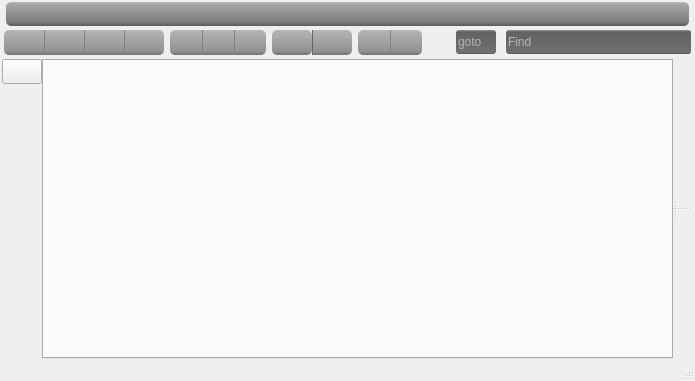
<?xml version="1.0" encoding="UTF-8"?>
<ui version="4.0">
 <class>MainWindow</class>
 <widget class="QMainWindow" name="MainWindow">
  <property name="geometry">
   <rect>
    <x>0</x>
    <y>0</y>
    <width>695</width>
    <height>381</height>
   </rect>
  </property>
  <property name="windowTitle">
   <string>Armadillo</string>
  </property>
  <property name="windowIcon">
   <iconset>
    <normaloff>img/armadillo.png</normaloff>img/armadillo.png</iconset>
  </property>
  <property name="dockOptions">
   <set>QMainWindow::AllowNestedDocks|QMainWindow::AllowTabbedDocks|QMainWindow::AnimatedDocks</set>
  </property>
  <widget class="QWidget" name="centralwidget">
   <layout class="QGridLayout" name="gridLayout_8">
    <property name="leftMargin">
     <number>2</number>
    </property>
    <property name="topMargin">
     <number>0</number>
    </property>
    <property name="rightMargin">
     <number>2</number>
    </property>
    <property name="bottomMargin">
     <number>0</number>
    </property>
    <property name="spacing">
     <number>0</number>
    </property>
    <item row="1" column="0">
     <widget class="QFrame" name="fr_toolbar">
      <property name="styleSheet">
       <string notr="true">QPushButton,QToolButton {
	background-color: qlineargradient(spread:pad, x1:1, y1:1, x2:1, y2:0, stop:0 rgba(115, 115, 115, 255), stop:0.154545 rgba(146, 146, 146, 255), stop:0.831818 rgba(174, 174, 174, 255), stop:1 rgba(182, 182, 182, 255));
	border:0px;
	padding:3px;
	padding-left:6px;
	padding-right:6px;
}
QPushButton:hover,QToolButton:hover {
	background-color: qlineargradient(spread:pad, x1:1, y1:1, x2:1, y2:0, stop:0 rgba(91, 91, 91, 255), stop:0.154545 rgba(129, 129, 129, 255), stop:0.831818 rgba(154, 154, 154, 255), stop:1 rgba(175, 175, 175, 255));
}</string>
      </property>
      <property name="frameShape">
       <enum>QFrame::NoFrame</enum>
      </property>
      <property name="frameShadow">
       <enum>QFrame::Plain</enum>
      </property>
      <layout class="QGridLayout" name="gridLayout_2" rowstretch="0">
       <property name="leftMargin">
        <number>2</number>
       </property>
       <property name="topMargin">
        <number>2</number>
       </property>
       <property name="rightMargin">
        <number>2</number>
       </property>
       <property name="bottomMargin">
        <number>4</number>
       </property>
       <property name="spacing">
        <number>0</number>
       </property>
       <item row="0" column="3">
        <widget class="QToolButton" name="b_save">
         <property name="minimumSize">
          <size>
           <width>40</width>
           <height>0</height>
          </size>
         </property>
         <property name="maximumSize">
          <size>
           <width>40</width>
           <height>16777215</height>
          </size>
         </property>
         <property name="toolTip">
          <string>Save</string>
         </property>
         <property name="styleSheet">
          <string notr="true">QToolButton {
	border-left:1px solid rgb(130,130,130);
	border-top-right-radius:5px;
	border-bottom-right-radius:5px;
}</string>
         </property>
         <property name="text">
          <string/>
         </property>
         <property name="icon">
          <iconset>
           <normaloff>img/save.png</normaloff>img/save.png</iconset>
         </property>
        </widget>
       </item>
       <item row="0" column="12">
        <spacer name="horizontalSpacer_10">
         <property name="orientation">
          <enum>Qt::Horizontal</enum>
         </property>
         <property name="sizeType">
          <enum>QSizePolicy::Fixed</enum>
         </property>
         <property name="sizeHint" stdset="0">
          <size>
           <width>6</width>
           <height>20</height>
          </size>
         </property>
        </spacer>
       </item>
       <item row="0" column="13">
        <widget class="QToolButton" name="b_help">
         <property name="minimumSize">
          <size>
           <width>32</width>
           <height>0</height>
          </size>
         </property>
         <property name="maximumSize">
          <size>
           <width>32</width>
           <height>16777215</height>
          </size>
         </property>
         <property name="toolTip">
          <string>Armadillo start page and help links</string>
         </property>
         <property name="styleSheet">
          <string notr="true">QToolButton {
	border-top-left-radius:5px;
	border-bottom-left-radius:5px;
}</string>
         </property>
         <property name="text">
          <string/>
         </property>
         <property name="icon">
          <iconset>
           <normaloff>img/home.png</normaloff>img/home.png</iconset>
         </property>
        </widget>
       </item>
       <item row="0" column="5">
        <widget class="QToolButton" name="b_indent">
         <property name="minimumSize">
          <size>
           <width>32</width>
           <height>0</height>
          </size>
         </property>
         <property name="maximumSize">
          <size>
           <width>32</width>
           <height>16777215</height>
          </size>
         </property>
         <property name="toolTip">
          <string>Indent</string>
         </property>
         <property name="styleSheet">
          <string notr="true">QToolButton {
	border-top-left-radius:5px;
	border-bottom-left-radius:5px;
}</string>
         </property>
         <property name="text">
          <string/>
         </property>
         <property name="icon">
          <iconset>
           <normaloff>img/indent.png</normaloff>img/indent.png</iconset>
         </property>
        </widget>
       </item>
       <item row="0" column="7">
        <widget class="QToolButton" name="b_comment">
         <property name="minimumSize">
          <size>
           <width>32</width>
           <height>0</height>
          </size>
         </property>
         <property name="maximumSize">
          <size>
           <width>32</width>
           <height>16777215</height>
          </size>
         </property>
         <property name="toolTip">
          <string>Comment/Uncomment</string>
         </property>
         <property name="styleSheet">
          <string notr="true">QToolButton {
	border-left:1px solid rgb(130,130,130);
	border-top-right-radius:5px;
	border-bottom-right-radius:5px;
}</string>
         </property>
         <property name="text">
          <string/>
         </property>
         <property name="icon">
          <iconset>
           <normaloff>img/comment.png</normaloff>img/comment.png</iconset>
         </property>
        </widget>
       </item>
       <item row="0" column="1">
        <widget class="QPushButton" name="b_workspace">
         <property name="minimumSize">
          <size>
           <width>40</width>
           <height>25</height>
          </size>
         </property>
         <property name="maximumSize">
          <size>
           <width>40</width>
           <height>16777215</height>
          </size>
         </property>
         <property name="toolTip">
          <string>Workspaces</string>
         </property>
         <property name="styleSheet">
          <string notr="true">QPushButton {
	border-left:1px solid rgb(130,130,130);
}
QPushButton::menu-indicator {
     image: url(none.png);
}</string>
         </property>
         <property name="text">
          <string/>
         </property>
         <property name="icon">
          <iconset>
           <normaloff>img/workspace.png</normaloff>img/workspace.png</iconset>
         </property>
        </widget>
       </item>
       <item row="0" column="0">
        <widget class="QPushButton" name="b_new">
         <property name="minimumSize">
          <size>
           <width>40</width>
           <height>25</height>
          </size>
         </property>
         <property name="maximumSize">
          <size>
           <width>40</width>
           <height>16777215</height>
          </size>
         </property>
         <property name="toolTip">
          <string>New</string>
         </property>
         <property name="styleSheet">
          <string notr="true">QPushButton {
	border-top-left-radius:5px;
	border-bottom-left-radius:5px;
}
QPushButton::menu-indicator {
     image: url(none.png);
}</string>
         </property>
         <property name="text">
          <string/>
         </property>
         <property name="icon">
          <iconset>
           <normaloff>img/new.png</normaloff>img/new.png</iconset>
         </property>
        </widget>
       </item>
       <item row="0" column="6">
        <widget class="QToolButton" name="b_unindent">
         <property name="minimumSize">
          <size>
           <width>32</width>
           <height>0</height>
          </size>
         </property>
         <property name="maximumSize">
          <size>
           <width>32</width>
           <height>16777215</height>
          </size>
         </property>
         <property name="toolTip">
          <string>Unindent</string>
         </property>
         <property name="styleSheet">
          <string notr="true">QToolButton {
	border-left:1px solid rgb(130,130,130);
}</string>
         </property>
         <property name="text">
          <string/>
         </property>
         <property name="icon">
          <iconset>
           <normaloff>img/indent_remove.png</normaloff>img/indent_remove.png</iconset>
         </property>
        </widget>
       </item>
       <item row="0" column="11">
        <widget class="QToolButton" name="b_compile">
         <property name="minimumSize">
          <size>
           <width>40</width>
           <height>0</height>
          </size>
         </property>
         <property name="maximumSize">
          <size>
           <width>40</width>
           <height>16777215</height>
          </size>
         </property>
         <property name="toolTip">
          <string>Compile</string>
         </property>
         <property name="styleSheet">
          <string notr="true">QToolButton {
	border-left:1px solid rgb(100,100,100);
	border-top-right-radius:5px;
	border-bottom-right-radius:5px;
}</string>
         </property>
         <property name="text">
          <string/>
         </property>
         <property name="icon">
          <iconset>
           <normaloff>img/cog.png</normaloff>img/cog.png</iconset>
         </property>
         <property name="toolButtonStyle">
          <enum>Qt::ToolButtonIconOnly</enum>
         </property>
         <property name="arrowType">
          <enum>Qt::NoArrow</enum>
         </property>
        </widget>
       </item>
       <item row="0" column="2">
        <widget class="QToolButton" name="b_open">
         <property name="minimumSize">
          <size>
           <width>40</width>
           <height>0</height>
          </size>
         </property>
         <property name="maximumSize">
          <size>
           <width>40</width>
           <height>16777215</height>
          </size>
         </property>
         <property name="toolTip">
          <string>Open</string>
         </property>
         <property name="styleSheet">
          <string notr="true">QToolButton {
	border-left:1px solid rgb(130,130,130);
}</string>
         </property>
         <property name="text">
          <string/>
         </property>
         <property name="icon">
          <iconset>
           <normaloff>img/file_open.png</normaloff>img/file_open.png</iconset>
         </property>
        </widget>
       </item>
       <item row="0" column="14">
        <widget class="QToolButton" name="b_settings">
         <property name="minimumSize">
          <size>
           <width>32</width>
           <height>0</height>
          </size>
         </property>
         <property name="maximumSize">
          <size>
           <width>32</width>
           <height>16777215</height>
          </size>
         </property>
         <property name="toolTip">
          <string>Edit Settings</string>
         </property>
         <property name="styleSheet">
          <string notr="true">QToolButton {
	border-left:1px solid rgb(130,130,130);
	border-top-right-radius:5px;
	border-bottom-right-radius:5px;
}</string>
         </property>
         <property name="text">
          <string/>
         </property>
         <property name="icon">
          <iconset>
           <normaloff>img/wrench.png</normaloff>img/wrench.png</iconset>
         </property>
        </widget>
       </item>
       <item row="0" column="16">
        <widget class="QFrame" name="frame">
         <property name="frameShape">
          <enum>QFrame::NoFrame</enum>
         </property>
         <property name="frameShadow">
          <enum>QFrame::Raised</enum>
         </property>
         <layout class="QGridLayout" name="gridLayout_3">
          <property name="horizontalSpacing">
           <number>2</number>
          </property>
          <property name="verticalSpacing">
           <number>0</number>
          </property>
          <property name="margin">
           <number>0</number>
          </property>
          <item row="0" column="1">
           <spacer name="horizontalSpacer_7">
            <property name="orientation">
             <enum>Qt::Horizontal</enum>
            </property>
            <property name="sizeType">
             <enum>QSizePolicy::Fixed</enum>
            </property>
            <property name="sizeHint" stdset="0">
             <size>
              <width>10</width>
              <height>20</height>
             </size>
            </property>
           </spacer>
          </item>
          <item row="0" column="5">
           <widget class="QFrame" name="fr_find">
            <property name="minimumSize">
             <size>
              <width>150</width>
              <height>0</height>
             </size>
            </property>
            <property name="maximumSize">
             <size>
              <width>250</width>
              <height>16777215</height>
             </size>
            </property>
            <property name="styleSheet">
             <string notr="true">border:0px;</string>
            </property>
            <property name="frameShape">
             <enum>QFrame::NoFrame</enum>
            </property>
            <property name="frameShadow">
             <enum>QFrame::Raised</enum>
            </property>
            <layout class="QGridLayout" name="gridLayout_4">
             <property name="margin">
              <number>0</number>
             </property>
             <property name="spacing">
              <number>0</number>
             </property>
             <item row="0" column="3">
              <widget class="QFrame" name="fr_find_2">
               <property name="styleSheet">
                <string notr="true">QFrame#fr_find_2 {
	background-color: qlineargradient(spread:pad, x1:1, y1:1, x2:1, y2:0, stop:0 rgba(82, 82, 82, 255), stop:0.0590909 rgba(111, 111, 111, 255), stop:0.922727 rgba(99, 99, 99, 255), stop:1 rgba(151, 151, 151, 255));
color:white;
border:0px;
border-radius:3px;
}</string>
               </property>
               <property name="frameShape">
                <enum>QFrame::StyledPanel</enum>
               </property>
               <property name="frameShadow">
                <enum>QFrame::Raised</enum>
               </property>
               <layout class="QGridLayout" name="gridLayout_9">
                <property name="margin">
                 <number>0</number>
                </property>
                <property name="spacing">
                 <number>0</number>
                </property>
                <item row="0" column="0">
                 <widget class="QLineEdit" name="le_find">
                  <property name="minimumSize">
                   <size>
                    <width>150</width>
                    <height>24</height>
                   </size>
                  </property>
                  <property name="styleSheet">
                   <string notr="true">background:transparent;
border:0px;
color:white;</string>
                  </property>
                  <property name="placeholderText">
                   <string>Find</string>
                  </property>
                 </widget>
                </item>
                <item row="0" column="1">
                 <widget class="QPushButton" name="b_find">
                  <property name="maximumSize">
                   <size>
                    <width>16777215</width>
                    <height>25</height>
                   </size>
                  </property>
                  <property name="styleSheet">
                   <string notr="true">QPushButton {
	background-color: qlineargradient(spread:pad, x1:1, y1:1, x2:1, y2:0, stop:0 rgba(82, 82, 82, 255), stop:0.0590909 rgba(111, 111, 111, 255), stop:0.922727 rgba(99, 99, 99, 255), stop:1 rgba(151, 151, 151, 255));
border-top-right-radius:3px;
border-bottom-right-radius:3px;
}
QPushButton:hover,QToolButton:hover {
	background-color: qlineargradient(spread:pad, x1:1, y1:1, x2:1, y2:0, stop:0 rgba(91, 91, 91, 255), stop:0.154545 rgba(129, 129, 129, 255), stop:0.831818 rgba(154, 154, 154, 255), stop:1 rgba(175, 175, 175, 255));
}</string>
                  </property>
                  <property name="text">
                   <string/>
                  </property>
                  <property name="icon">
                   <iconset>
                    <normaloff>img/search.png</normaloff>img/search.png</iconset>
                  </property>
                 </widget>
                </item>
               </layout>
              </widget>
             </item>
             <item row="0" column="1">
              <widget class="QLineEdit" name="le_goto">
               <property name="minimumSize">
                <size>
                 <width>40</width>
                 <height>24</height>
                </size>
               </property>
               <property name="maximumSize">
                <size>
                 <width>50</width>
                 <height>16777215</height>
                </size>
               </property>
               <property name="styleSheet">
                <string notr="true">background-color: qlineargradient(spread:pad, x1:1, y1:1, x2:1, y2:0, stop:0 rgba(82, 82, 82, 255), stop:0.0590909 rgba(111, 111, 111, 255), stop:0.922727 rgba(99, 99, 99, 255), stop:1 rgba(151, 151, 151, 255));
color:white;
border:0px;
border-radius:3px;</string>
               </property>
               <property name="placeholderText">
                <string>goto</string>
               </property>
               <property name="class" stdset="0">
                <string>darklineedit</string>
               </property>
              </widget>
             </item>
             <item row="0" column="2">
              <spacer name="horizontalSpacer_8">
               <property name="orientation">
                <enum>Qt::Horizontal</enum>
               </property>
               <property name="sizeType">
                <enum>QSizePolicy::Fixed</enum>
               </property>
               <property name="sizeHint" stdset="0">
                <size>
                 <width>10</width>
                 <height>20</height>
                </size>
               </property>
              </spacer>
             </item>
            </layout>
           </widget>
          </item>
          <item row="0" column="2">
           <spacer name="horizontalSpacer_2">
            <property name="orientation">
             <enum>Qt::Horizontal</enum>
            </property>
            <property name="sizeHint" stdset="0">
             <size>
              <width>40</width>
              <height>20</height>
             </size>
            </property>
           </spacer>
          </item>
         </layout>
        </widget>
       </item>
       <item row="0" column="10">
        <widget class="QToolButton" name="b_run">
         <property name="minimumSize">
          <size>
           <width>40</width>
           <height>0</height>
          </size>
         </property>
         <property name="maximumSize">
          <size>
           <width>40</width>
           <height>16777215</height>
          </size>
         </property>
         <property name="toolTip">
          <string>Run</string>
         </property>
         <property name="styleSheet">
          <string notr="true">QToolButton {
	border-top-left-radius:5px;
	border-bottom-left-radius:5px;
	border-top-right-radius:5px;
	border-bottom-right-radius:5px;
}</string>
         </property>
         <property name="text">
          <string/>
         </property>
         <property name="icon">
          <iconset>
           <normaloff>img/tri_right.png</normaloff>img/tri_right.png</iconset>
         </property>
        </widget>
       </item>
       <item row="0" column="4">
        <spacer name="horizontalSpacer_3">
         <property name="orientation">
          <enum>Qt::Horizontal</enum>
         </property>
         <property name="sizeType">
          <enum>QSizePolicy::Fixed</enum>
         </property>
         <property name="sizeHint" stdset="0">
          <size>
           <width>6</width>
           <height>20</height>
          </size>
         </property>
        </spacer>
       </item>
       <item row="0" column="9">
        <spacer name="horizontalSpacer_9">
         <property name="orientation">
          <enum>Qt::Horizontal</enum>
         </property>
         <property name="sizeType">
          <enum>QSizePolicy::Fixed</enum>
         </property>
         <property name="sizeHint" stdset="0">
          <size>
           <width>6</width>
           <height>20</height>
          </size>
         </property>
        </spacer>
       </item>
      </layout>
     </widget>
    </item>
    <item row="2" column="0">
     <widget class="QSplitter" name="split_main">
      <property name="sizePolicy">
       <sizepolicy hsizetype="Expanding" vsizetype="Expanding">
        <horstretch>0</horstretch>
        <verstretch>0</verstretch>
       </sizepolicy>
      </property>
      <property name="orientation">
       <enum>Qt::Horizontal</enum>
      </property>
      <widget class="QFrame" name="fr_left">
       <property name="frameShape">
        <enum>QFrame::NoFrame</enum>
       </property>
       <property name="frameShadow">
        <enum>QFrame::Raised</enum>
       </property>
       <layout class="QGridLayout" name="gridLayout_5">
        <property name="margin">
         <number>0</number>
        </property>
        <property name="spacing">
         <number>0</number>
        </property>
        <item row="0" column="1">
         <widget class="QTabWidget" name="tab_left">
          <property name="tabPosition">
           <enum>QTabWidget::North</enum>
          </property>
         </widget>
        </item>
        <item row="0" column="0">
         <widget class="QFrame" name="fr_left_hidden">
          <property name="frameShape">
           <enum>QFrame::NoFrame</enum>
          </property>
          <property name="frameShadow">
           <enum>QFrame::Raised</enum>
          </property>
          <layout class="QGridLayout" name="gridLayout_6">
           <property name="margin">
            <number>0</number>
           </property>
           <property name="spacing">
            <number>0</number>
           </property>
           <item row="0" column="0">
            <widget class="QPushButton" name="b_show_left_plugins">
             <property name="minimumSize">
              <size>
               <width>40</width>
               <height>25</height>
              </size>
             </property>
             <property name="maximumSize">
              <size>
               <width>40</width>
               <height>16777215</height>
              </size>
             </property>
             <property name="toolTip">
              <string>New</string>
             </property>
             <property name="text">
              <string/>
             </property>
             <property name="icon">
              <iconset>
               <normaloff>img/tri_right.png</normaloff>img/tri_right.png</iconset>
             </property>
            </widget>
           </item>
           <item row="1" column="0">
            <spacer name="verticalSpacer">
             <property name="orientation">
              <enum>Qt::Vertical</enum>
             </property>
             <property name="sizeHint" stdset="0">
              <size>
               <width>20</width>
               <height>289</height>
              </size>
             </property>
            </spacer>
           </item>
          </layout>
         </widget>
        </item>
       </layout>
      </widget>
      <widget class="QFrame" name="fr_right">
       <property name="frameShape">
        <enum>QFrame::NoFrame</enum>
       </property>
       <property name="frameShadow">
        <enum>QFrame::Raised</enum>
       </property>
       <layout class="QGridLayout" name="gridLayout_7">
        <property name="margin">
         <number>0</number>
        </property>
        <property name="spacing">
         <number>0</number>
        </property>
        <item row="0" column="0">
         <widget class="QSplitter" name="split_right">
          <property name="orientation">
           <enum>Qt::Vertical</enum>
          </property>
          <widget class="QStackedWidget" name="sw_main">
           <property name="sizePolicy">
            <sizepolicy hsizetype="Preferred" vsizetype="Expanding">
             <horstretch>0</horstretch>
             <verstretch>0</verstretch>
            </sizepolicy>
           </property>
          </widget>
          <widget class="QStackedWidget" name="sw_bottom">
           <property name="sizePolicy">
            <sizepolicy hsizetype="Preferred" vsizetype="Expanding">
             <horstretch>0</horstretch>
             <verstretch>0</verstretch>
            </sizepolicy>
           </property>
           <property name="currentIndex">
            <number>0</number>
           </property>
           <widget class="QWidget" name="page"/>
          </widget>
         </widget>
        </item>
        <item row="1" column="0">
         <widget class="QFrame" name="fr_bottom">
          <property name="frameShape">
           <enum>QFrame::NoFrame</enum>
          </property>
          <property name="frameShadow">
           <enum>QFrame::Raised</enum>
          </property>
          <layout class="QGridLayout" name="gridLayout">
           <property name="margin">
            <number>0</number>
           </property>
           <property name="spacing">
            <number>0</number>
           </property>
          </layout>
         </widget>
        </item>
       </layout>
      </widget>
     </widget>
    </item>
    <item row="0" column="0">
     <widget class="QFrame" name="fr_tabs">
      <property name="frameShape">
       <enum>QFrame::NoFrame</enum>
      </property>
      <property name="frameShadow">
       <enum>QFrame::Raised</enum>
      </property>
      <layout class="QHBoxLayout" name="horizontalLayout">
       <property name="spacing">
        <number>2</number>
       </property>
       <property name="leftMargin">
        <number>4</number>
       </property>
       <property name="topMargin">
        <number>2</number>
       </property>
       <property name="rightMargin">
        <number>4</number>
       </property>
       <property name="bottomMargin">
        <number>2</number>
       </property>
       <item>
        <widget class="QPushButton" name="b_main">
         <property name="minimumSize">
          <size>
           <width>32</width>
           <height>24</height>
          </size>
         </property>
         <property name="toolTip">
          <string>Armidillo Menu</string>
         </property>
         <property name="styleSheet">
          <string notr="true">QPushButton::menu-indicator {
     image: url(none.png);
}
QPushButton {
	border-radius:5px;
	
	background-color: qlineargradient(spread:pad, x1:1, y1:1, x2:1, y2:0, stop:0.00995025 rgba(94, 94, 94, 255), stop:0.174129 rgba(125, 125, 125, 255), stop:0.890547 rgba(164, 164, 164, 255), stop:1 rgba(188, 188, 188, 255));
}
QPushButton:hover {
	border-radius:3px;
	background-color: qlineargradient(spread:pad, x1:0.98, y1:1, x2:1, y2:0, stop:0 rgba(138, 138, 138, 255), stop:0.0646766 rgba(157, 157, 157, 255), stop:0.935323 rgba(198, 198, 198, 255), stop:1 rgba(231, 231, 231, 255));
}</string>
         </property>
         <property name="text">
          <string/>
         </property>
         <property name="icon">
          <iconset>
           <normaloff>img/menu.png</normaloff>img/menu.png</iconset>
         </property>
        </widget>
       </item>
      </layout>
     </widget>
    </item>
   </layout>
  </widget>
  <widget class="QStatusBar" name="statusbar"/>
 </widget>
 <resources/>
 <connections>
  <connection>
   <sender>le_find</sender>
   <signal>returnPressed()</signal>
   <receiver>b_find</receiver>
   <slot>click()</slot>
   <hints>
    <hint type="sourcelabel">
     <x>510</x>
     <y>17</y>
    </hint>
    <hint type="destinationlabel">
     <x>619</x>
     <y>17</y>
    </hint>
   </hints>
  </connection>
 </connections>
</ui>
